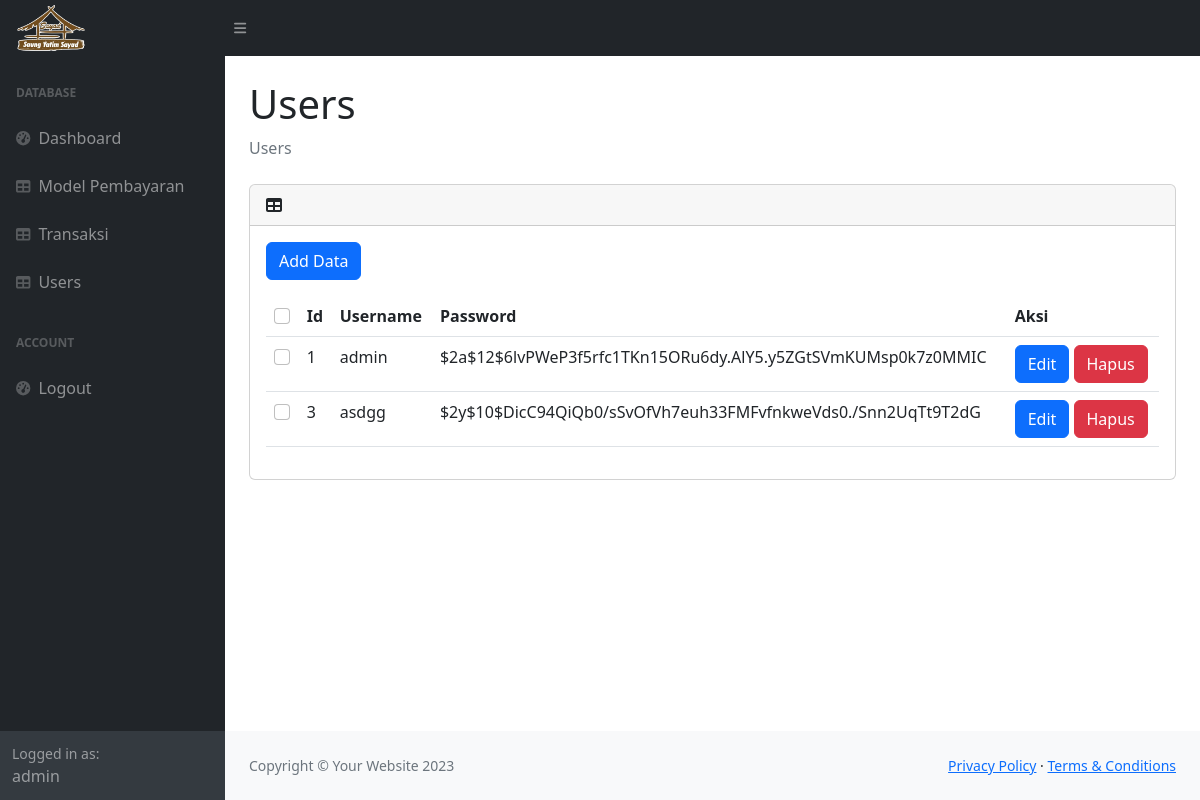
Before: /admin/users.php (signed in) with the older database file.
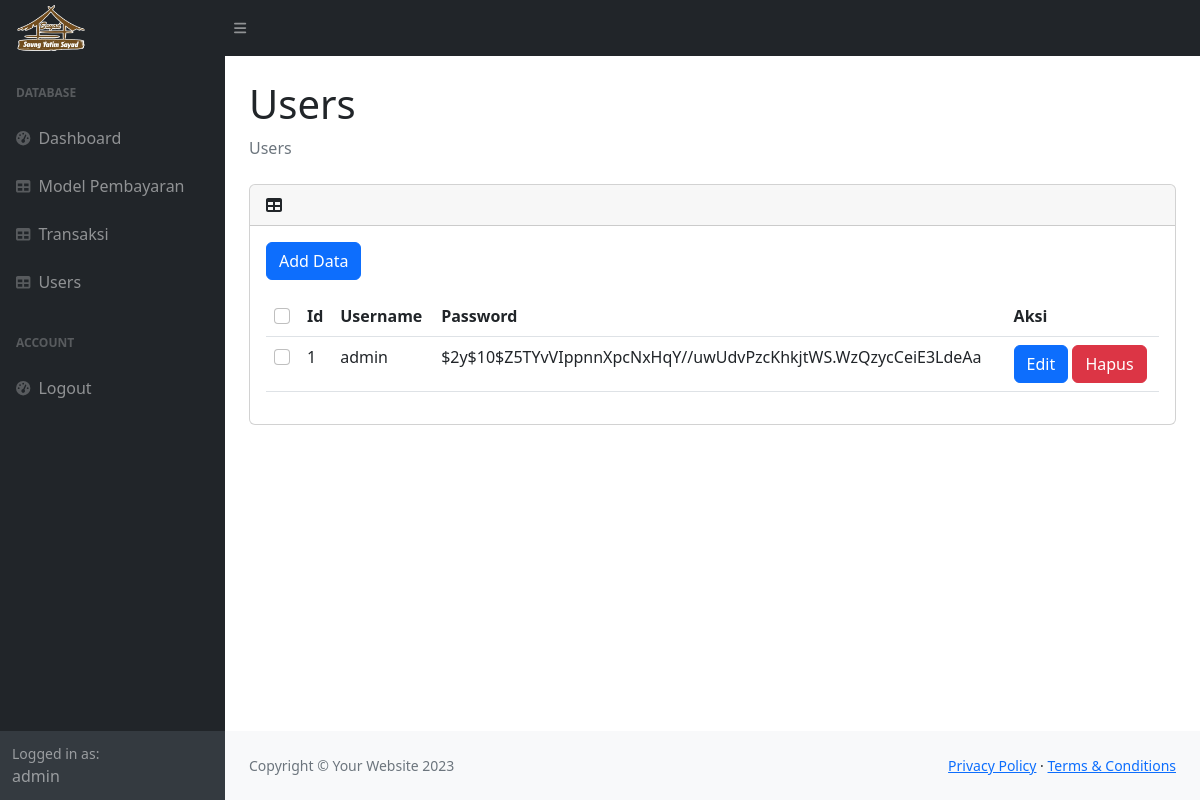
After: the same page with the newer database file.
### tables this page shows
CREATE TABLE `users` (
  `id` int(11) NOT NULL,
  `username` varchar(50) NOT NULL,
  `password` varchar(255) NOT NULL
);

### admin/users.php (called while the page is built, shortened)
<?php
    require_once __DIR__ . '/../models/user.php';
    $users = User::get_all();
    require_once __DIR__ . '/views/layout.php';
    require_once __DIR__ . '/views/users.php';
?>

### models/model.php (called while the page is built, shortened)
<?php
    require_once __DIR__ . '/connection.php';
    class Model{
        protected $id;
        protected static $table_name = "";
        function get_id(){
            return $this->id;
        }
        public static function get_all(){
            global $conn;
            $datas = [];
            $query = $conn->query("SELECT * FROM " . static::$table_name);
            if ($query->num_rows > 0){
                foreach ($query->fetch_all() as $raw_data){
                    $datas[] = static::from_array($raw_data);
                }
            }
            return $datas;
        }
    }
?>

### models/user.php (called while the page is built, shortened)
<?php
    require_once __DIR__ . '/connection.php';
    require_once __DIR__ . '/model.php';
    class User extends Model{
        protected $username;
        protected $password;
        function __construct($id, $username, $password){
            $this->id=$id;
            $this->username=$username;
            $this->password=$password;
        }
        public static function from_array($array){
            return new User(
                $array[0],
                $array[1],
                $array[2]
            );
        }
        function get_username(){
            return $this->username;
        }
        function get_password(){
            return $this->password;
        }
    }
?>

### admin/views/users.php (the view, shortened to what the changed rows need)
<section id="content">
    <div class="container-fluid px-4">
        <h1 class="mt-4">Users</h1>
        <div class="card mt-4">
            <div class="card-body">
                <table id="datatablehtml" class="table cell-border hover">
                    <thead>
                        <th>
                            <input class="form-check-input" type="checkbox" id="all-data-checkbox">
                        </th>
                        <th>Id</th>
                        <th>Username</th>
                        <th>Password</th>
                        <th>Aksi</th>
                    </thead>
                    <tbody>
                        <?php foreach($users as $user) { ?>
                            <tr>
                                <td>
                                    <input class="form-check-input selected-checkbox" type="checkbox" id="data-checkbox" data-id="<?=$user->get_id()?>">
                                </td>
                                <td><?=$user->get_id()?></td>
                                <td><?=$user->get_username()?></td>
                                <td><?=$user->get_password()?></td>
                                <td>
                                    <button class="btn btn-primary" id="edit-data-btn">Edit</button>
                                    <button class="btn btn-danger" id="delete-data-btn" data-id="<?=$user->get_id()?>">
                                        Hapus
                                    </button>
                                </td>
                            </tr>
                        <?php } ?>
                    </tbody>
                </table>
            </div>
        </div>
    </div>
</section>

### admin/views/layout.php (shortened to what the changed rows need)
<?php
require_once __DIR__ . '/../../models/user.php';
?>
<!DOCTYPE html>
<html lang="en">
<head>
    <link href="https://cdn.datatables.net/2.1.8/css/dataTables.dataTables.min.css" rel="stylesheet" />
    <link href="css/styles.css" rel="stylesheet" />
</head>
<body class="sb-nav-fixed">
    <div id="layoutSidenav">
        <div id="layoutSidenav_nav">
            <nav class="sb-sidenav accordion sb-sidenav-dark" id="sidenavAccordion">
                <div class="sb-sidenav-menu">
                    <div class="nav">
                    </div>
                </div>
                <div class="sb-sidenav-footer">
                    <div class="small">Logged in as:</div>
                    <?= unserialize($_SESSION['user'])->get_username() ?>
                </div>
            </nav>
        </div>
</body>
</html>

Changed rows visible on the page:
removed users: id "3", username "asdgg", password "$2y$10$DicC94QiQb0/sSvOfVh7euh33FMFvfnkweVds0./Snn2UqTt9T2dG"
changed users "admin": password "$2a$12$6lvPWeP3f5rfc1TKn15ORu6dy.AlY5.y5ZGtSVmKUMsp0k7z0MMIC" → "$2y$10$Z5TYvVIppnnXpcNxHqY//uwUdvPzcKhkjtWS.WzQzycCeiE3LdeAa"
